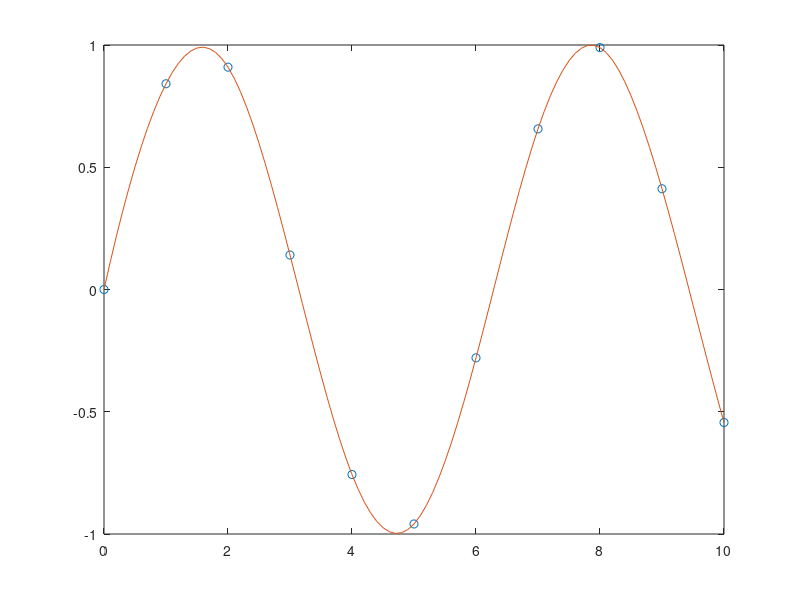
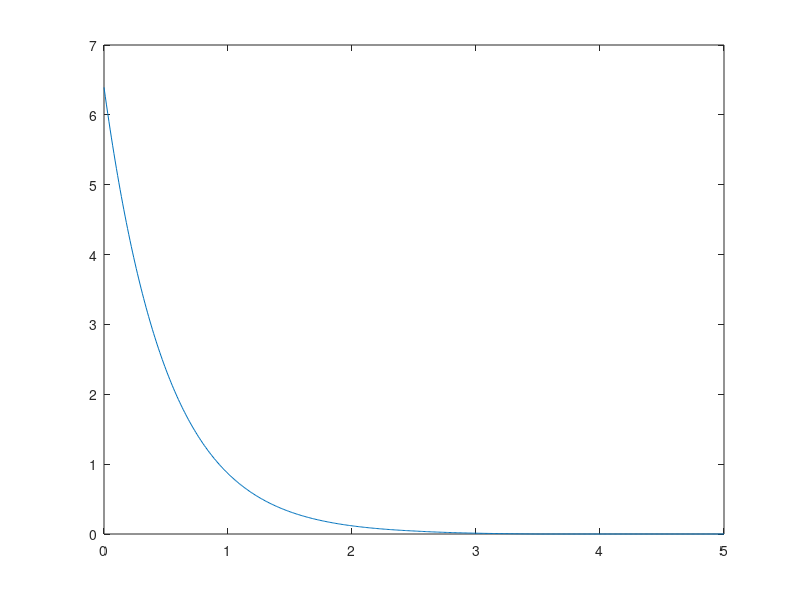

MATLAB code to generate these figures, in order:
clc;
clear all;
close all;

%% convolução

t = 0:0.01:5;
f = 3*exp(-2*t);
g = zeros(1, length(t));
g(1:100) = 1;

figure(1);
plot(t, f, 'g', t, g);

h = conv(f, g, 'same');
figure(2);
plot(t, h);

%% Interpolação

x = 0:10;
y = sin(x);
t = 0:0.1:10;

yi = interp1(x, y, t, 'spline');
figure(1);
plot(x, y, 'o', t, yi);